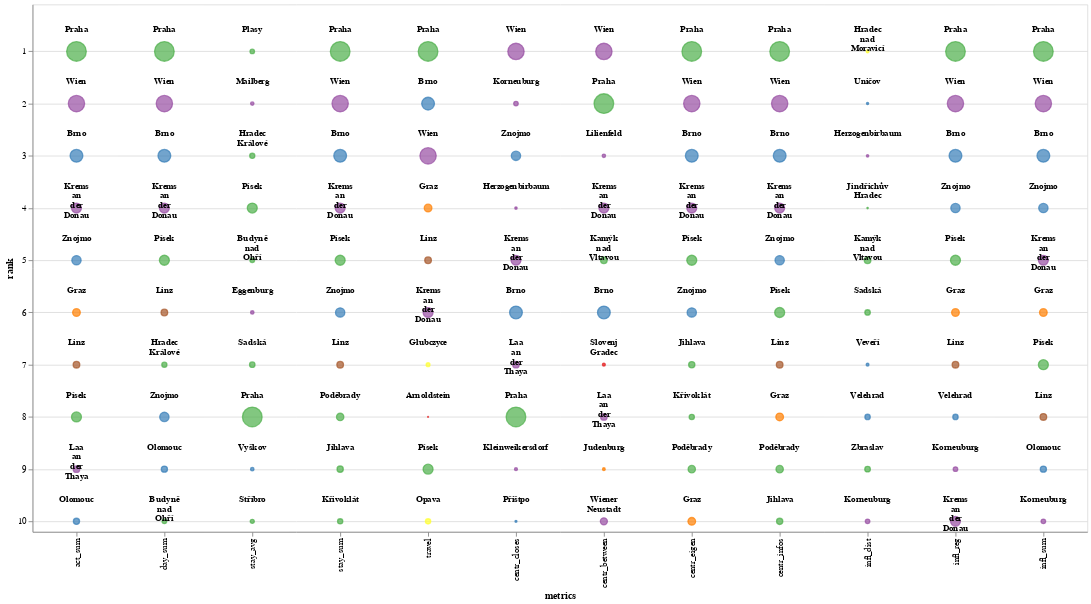

The notebook cell saved with this chart:
### Code cell
alt.renderers.set_embed_options(
    padding={"left": 5, "right": 10, "bottom": 5, "top": 0}
)

imp_places['lines'] = imp_places.apply(
    lambda x: len(x['name'].split(' ')) * 3,
    axis = 1
)
imp_places['csize'] = imp_places.apply(
    lambda x: x['median'] * 500,
    axis = 1
)

rank_chart = alt.Chart(imp_places).transform_window(
    index='count()'
).transform_fold(
    metrics
).properties(
    width=1200,
    height=600
).encode(
    
    #color=alt.Color('rcolor:', legend=None, scale=None),
    x=alt.X(
        'key:N',
        axis=alt.Axis(title='metrics'),
        sort=metrics
    ),
    y=alt.Y(
        'value:Q', 
        scale=alt.Scale(zero=False, domain=[max_rank + 0.2,0.1], nice=False),
        axis=alt.Axis(values=[i for i in range(1, max_rank+1)], tickMinStep=0.1, title='rank', format='.0f'),
    ),
)

lines = rank_chart.mark_line(
    clip=True,
    strokeWidth=.5,
    strokeDash=[5,3]
)

circles = rank_chart.mark_circle(
    clip=True,
    strokeOpacity=1,
    strokeWidth=1.5,
    stroke='grey'
).encode(
    size=alt.Size('csize:N', legend=None, scale=None),
    color=alt.Color('rcolor:Q', legend=None, scale=None),
    stroke=alt.Color('rcolor:N', legend=None, scale=None),
)

labels = rank_chart.mark_text(
    clip=True,
    align='center',
    baseline='bottom',
    lineHeight=11,
    fontSize=10,
    fontWeight='bold',
    fill='black',
    lineBreak=' ',
    color="black",
    dy=-20
).encode(
    y=alt.Y('value:Q'),
    text='name:N',
)

circles + labels

### Figure 1 — Vega-Lite specification as saved in the notebook (floating-point values rounded to 4 significant figures)
{"config": {"view": {"continuousWidth": 400, "continuousHeight": 300}}, "layer": [{"mark": {"type": "circle", "clip": true, "stroke": "grey", "strokeOpacity": 1, "strokeWidth": 1.5}, "encoding": {"color": {"type": "quantitative", "field": "rcolor", "legend": null, "scale": null}, "size": {"type": "nominal", "field": "csize", "legend": null, "scale": null}, "stroke": {"type": "nominal", "field": "rcolor", "legend": null, "scale": null}, "x": {"type": "nominal", "axis": {"title": "metrics"}, "field": "key", "sort": ["act_sum", "day_sum", "stay_avg", "stay_sum", "travel", "centr_closes", "centr_between", "centr_eigen", "centr_infos", "infl_dist", "infl_reg", "infl_sum"]}, "y": {"type": "quantitative", "axis": {"format": ".0f", "tickMinStep": 0.1, "title": "rank", "values": [1, 2, 3, 4, 5, 6, 7, 8, 9, 10]}, "field": "value", "scale": {"domain": [10.2, 0.1], "nice": false, "zero": false}}}, "height": 600, "transform": [{"window": [{"op": "count", "as": "index"}]}, {"fold": ["act_sum", "day_sum", "stay_avg", "stay_sum", "travel", "centr_closes", "centr_between", "centr_eigen", "centr_infos", "infl_dist", "infl_reg", "infl_sum"]}], "width": 1200}, {"mark": {"type": "text", "align": "center", "baseline": "bottom", "clip": true, "color": "black", "dy": -20, "fill": "black", "fontSize": 10, "fontWeight": "bold", "lineBreak": " ", "lineHeight": 11}, "encoding": {"text": {"type": "nominal", "field": "name"}, "x": {"type": "nominal", "axis": {"title": "metrics"}, "field": "key", "sort": ["act_sum", "day_sum", "stay_avg", "stay_sum", "travel", "centr_closes", "centr_between", "centr_eigen", "centr_infos", "infl_dist", "infl_reg", "infl_sum"]}, "y": {"type": "quantitative", "field": "value"}}, "height": 600, "transform": [{"window": [{"op": "count", "as": "index"}]}, {"fold": ["act_sum", "day_sum", "stay_avg", "stay_sum", "travel", "centr_closes", "centr_between", "centr_eigen", "centr_infos", "infl_dist", "infl_reg", "infl_sum"]}], "width": 1200}], "data": {"name": "data-d98cbd1a81116adcf12ec5fe2e13cd73"}, "$schema": "https://vega.github.io/schema/vega-lite/v4.8.1.json", "datasets": {"data-d98cbd1a81116adcf12ec5fe2e13cd73": [{"act_sum": 55, "day_sum": 67, "stay_avg": 67, "stay_sum": 52, "travel": 8, "centr_closes": 83, "centr_between": 62, "centr_eigen": 84, "centr_infos": 83, "infl_dist": 72, "infl_reg": 71, "infl_sum": 72, "name": "Arnoldstein", "region": "Kärnten", "median": 0.001954, "rcolor": "#e41a1c", "lines": 3, "csize": 0.9769}, {"act_sum": 3, "day_sum": 3, "stay_avg": 11, "stay_sum": 3, "travel": 2, "centr_closes": 6, "centr_between": 6, "centr_eigen": 3, "centr_infos": 3, "infl_dist": 34, "infl_reg": 3, "infl_sum": 3, "name": "Brno", "region": "Mähren", "median": 0.4219, "rcolor": "#377eb8", "lines": 3, "csize": 211.0}, {"act_sum": 21, "day_sum": 10, "stay_avg": 5, "stay_sum": 20, "travel": 23, "centr_closes": 30, "centr_between": 29, "centr_eigen": 18, "centr_infos": 22, "infl_dist": 62, "infl_reg": 37, "infl_sum": 33, "name": "Budyně nad Ohří", "region": "Böhmen", "median": 0.05568, "rcolor": "#4daf4a", "lines": 9, "csize": 27.84}, {"act_sum": 65, "day_sum": 27, "stay_avg": 6, "stay_sum": 62, "travel": 44, "centr_closes": 68, "centr_between": 73, "centr_eigen": 40, "centr_infos": 52, "infl_dist": 13, "infl_reg": 40, "infl_sum": 44, "name": "Eggenburg", "region": "Niederösterreich", "median": 0.03114, "rcolor": "#984ea3", "lines": 3, "csize": 15.57}, {"act_sum": 6, "day_sum": 15, "stay_avg": 39, "stay_sum": 13, "travel": 4, "centr_closes": 60, "centr_between": 51, "centr_eigen": 10, "centr_infos": 8, "infl_dist": 43, "infl_reg": 6, "infl_sum": 6, "name": "Graz", "region": "Steiermark", "median": 0.152, "rcolor": "#ff7f00", "lines": 3, "csize": 76.02}, {"act_sum": 33, "day_sum": 20, "stay_avg": 17, "stay_sum": 27, "travel": 7, "centr_closes": 59, "centr_between": 47, "centr_eigen": 36, "centr_infos": 25, "infl_dist": 11, "infl_reg": 43, "infl_sum": 42, "name": "Głubczyce", "region": "Schlesien", "median": 0.03822, "rcolor": "#ffff33", "lines": 3, "csize": 19.11}, {"act_sum": 70, "day_sum": 65, "stay_avg": 61, "stay_sum": 67, "travel": 72, "centr_closes": 4, "centr_between": 63, "centr_eigen": 44, "centr_infos": 42, "infl_dist": 3, "infl_reg": 63, "infl_sum": 63, "name": "Herzogenbirbaum", "region": "Niederösterreich", "median": 0.01494, "rcolor": "#984ea3", "lines": 3, "csize": 7.468}, {"act_sum": 22, "day_sum": 7, "stay_avg": 3, "stay_sum": 21, "travel": 13, "centr_closes": 50, "centr_between": 37, "centr_eigen": 24, "centr_infos": 21, "infl_dist": 48, "infl_reg": 25, "infl_sum": 19, "name": "Hradec Králové", "region": "Böhmen", "median": 0.06793, "rcolor": "#4daf4a", "lines": 6, "csize": 33.97}, {"act_sum": 27, "day_sum": 41, "stay_avg": 46, "stay_sum": 35, "travel": 26, "centr_closes": 54, "centr_between": 68, "centr_eigen": 66, "centr_infos": 61, "infl_dist": 1, "infl_reg": 64, "infl_sum": 37, "name": "Hradec nad Moravicí", "region": "Schlesien", "median": 0.01943, "rcolor": "#ffff33", "lines": 9, "csize": 9.714}, {"act_sum": 18, "day_sum": 17, "stay_avg": 48, "stay_sum": 9, "travel": 33, "centr_closes": 18, "centr_between": 80, "centr_eigen": 7, "centr_infos": 10, "infl_dist": 26, "infl_reg": 14, "infl_sum": 18, "name": "Jihlava", "region": "Böhmen", "median": 0.1004, "rcolor": "#4daf4a", "lines": 3, "csize": 50.22}, {"act_sum": 73, "day_sum": 59, "stay_avg": 57, "stay_sum": 69, "travel": 68, "centr_closes": 49, "centr_between": 67, "centr_eigen": 58, "centr_infos": 45, "infl_dist": 4, "infl_reg": 78, "infl_sum": 57, "name": "Jindřichův Hradec", "region": "Böhmen", "median": 0.004992, "rcolor": "#4daf4a", "lines": 6, "csize": 2.496}, {"act_sum": 25, "day_sum": 77, "stay_avg": 77, "stay_sum": 71, "travel": 74, "centr_closes": 76, "centr_between": 9, "centr_eigen": 74, "centr_infos": 72, "infl_dist": 18, "infl_reg": 35, "infl_sum": 31, "name": "Judenburg", "region": "Steiermark", "median": 0.01886, "rcolor": "#ff7f00", "lines": 3, "csize": 9.431}, {"act_sum": 30, "day_sum": 33, "stay_avg": 38, "stay_sum": 25, "travel": 59, "centr_closes": 21, "centr_between": 5, "centr_eigen": 23, "centr_infos": 26, "infl_dist": 5, "infl_reg": 13, "infl_sum": 21, "name": "Kamýk nad Vltavou", "region": "Böhmen", "median": 0.1125, "rcolor": "#4daf4a", "lines": 9, "csize": 56.27}, {"act_sum": 74, "day_sum": 69, "stay_avg": 69, "stay_sum": 73, "travel": 75, "centr_closes": 9, "centr_between": 55, "centr_eigen": 39, "centr_infos": 41, "infl_dist": 40, "infl_reg": 34, "infl_sum": 52, "name": "Kleinweikersdorf", "region": "Niederösterreich", "median": 0.02226, "rcolor": "#984ea3", "lines": 3, "csize": 11.13}, {"act_sum": 13, "day_sum": 38, "stay_avg": 44, "stay_sum": 24, "travel": 51, "centr_closes": 2, "centr_between": 32, "centr_eigen": 38, "centr_infos": 34, "infl_dist": 10, "infl_reg": 9, "infl_sum": 10, "name": "Korneuburg", "region": "Niederösterreich", "median": 0.05399, "rcolor": "#984ea3", "lines": 3, "csize": 26.99}, {"act_sum": 4, "day_sum": 4, "stay_avg": 18, "stay_sum": 4, "travel": 6, "centr_closes": 5, "centr_between": 4, "centr_eigen": 4, "centr_infos": 4, "infl_dist": 28, "infl_reg": 10, "infl_sum": 5, "name": "Krems an der Donau", "region": "Niederösterreich", "median": 0.2526, "rcolor": "#984ea3", "lines": 12, "csize": 126.3}, {"act_sum": 16, "day_sum": 24, "stay_avg": 52, "stay_sum": 10, "travel": 42, "centr_closes": 36, "centr_between": 43, "centr_eigen": 8, "centr_infos": 13, "infl_dist": 52, "infl_reg": 11, "infl_sum": 12, "name": "Křivoklát", "region": "Böhmen", "median": 0.07041, "rcolor": "#4daf4a", "lines": 3, "csize": 35.21}, {"act_sum": 9, "day_sum": 19, "stay_avg": 42, "stay_sum": 14, "travel": 43, "centr_closes": 7, "centr_between": 8, "centr_eigen": 19, "centr_infos": 17, "infl_dist": 36, "infl_reg": 17, "infl_sum": 20, "name": "Laa an der Thaya", "region": "Niederösterreich", "median": 0.1078, "rcolor": "#984ea3", "lines": 12, "csize": 53.9}, {"act_sum": 23, "day_sum": 26, "stay_avg": 41, "stay_sum": 17, "travel": 30, "centr_closes": 23, "centr_between": 3, "centr_eigen": 46, "centr_infos": 24, "infl_dist": 70, "infl_reg": 66, "infl_sum": 69, "name": "Lilienfeld", "region": "Niederösterreich", "median": 0.03006, "rcolor": "#984ea3", "lines": 3, "csize": 15.03}, {"act_sum": 7, "day_sum": 6, "stay_avg": 19, "stay_sum": 7, "travel": 5, "centr_closes": 40, "centr_between": 22, "centr_eigen": 14, "centr_infos": 7, "infl_dist": 54, "infl_reg": 7, "infl_sum": 8, "name": "Linz", "region": "Oberösterreich", "median": 0.1139, "rcolor": "#a65628", "lines": 3, "csize": 56.93}, {"act_sum": 78, "day_sum": 21, "stay_avg": 2, "stay_sum": 78, "travel": 37, "centr_closes": 26, "centr_between": 42, "centr_eigen": 59, "centr_infos": 46, "infl_dist": 79, "infl_reg": 77, "infl_sum": 79, "name": "Mailberg", "region": "Niederösterreich", "median": 0.02959, "rcolor": "#984ea3", "lines": 3, "csize": 14.79}, {"act_sum": 10, "day_sum": 9, "stay_avg": 13, "stay_sum": 12, "travel": 11, "centr_closes": 25, "centr_between": 56, "centr_eigen": 11, "centr_infos": 11, "infl_dist": 53, "infl_reg": 16, "infl_sum": 9, "name": "Olomouc", "region": "Mähren", "median": 0.09828, "rcolor": "#377eb8", "lines": 3, "csize": 49.14}, {"act_sum": 17, "day_sum": 23, "stay_avg": 45, "stay_sum": 15, "travel": 10, "centr_closes": 52, "centr_between": 11, "centr_eigen": 17, "centr_infos": 15, "infl_dist": 60, "infl_reg": 42, "infl_sum": 24, "name": "Opava", "region": "Schlesien", "median": 0.07146, "rcolor": "#ffff33", "lines": 3, "csize": 35.73}, {"act_sum": 24, "day_sum": 12, "stay_avg": 1, "stay_sum": 23, "travel": 18, "centr_closes": 53, "centr_between": 38, "centr_eigen": 34, "centr_infos": 31, "infl_dist": 55, "infl_reg": 19, "infl_sum": 14, "name": "Plasy", "region": "Böhmen", "median": 0.05255, "rcolor": "#4daf4a", "lines": 3, "csize": 26.27}, {"act_sum": 11, "day_sum": 13, "stay_avg": 36, "stay_sum": 8, "travel": 28, "centr_closes": 17, "centr_between": 17, "centr_eigen": 9, "centr_infos": 9, "infl_dist": 24, "infl_reg": 12, "infl_sum": 13, "name": "Poděbrady", "region": "Böhmen", "median": 0.1395, "rcolor": "#4daf4a", "lines": 3, "csize": 69.74}, {"act_sum": 1, "day_sum": 1, "stay_avg": 8, "stay_sum": 1, "travel": 1, "centr_closes": 8, "centr_between": 2, "centr_eigen": 1, "centr_infos": 1, "infl_dist": 25, "infl_reg": 1, "infl_sum": 1, "name": "Praha", "region": "Böhmen", "median": 1.0, "rcolor": "#4daf4a", "lines": 3, "csize": 500.0}, {"act_sum": 8, "day_sum": 5, "stay_avg": 4, "stay_sum": 5, "travel": 9, "centr_closes": 24, "centr_between": 45, "centr_eigen": 5, "centr_infos": 6, "infl_dist": 27, "infl_reg": 5, "infl_sum": 7, "name": "Písek", "region": "Böhmen", "median": 0.2579, "rcolor": "#4daf4a", "lines": 3, "csize": 128.9}, {"act_sum": 42, "day_sum": 52, "stay_avg": 47, "stay_sum": 37, "travel": 61, "centr_closes": 10, "centr_between": 61, "centr_eigen": 60, "centr_infos": 47, "infl_dist": 57, "infl_reg": 48, "infl_sum": 67, "name": "Přištpo", "region": "Mähren", "median": 0.01115, "rcolor": "#377eb8", "lines": 3, "csize": 5.573}, {"act_sum": 29, "day_sum": 11, "stay_avg": 7, "stay_sum": 22, "travel": 25, "centr_closes": 19, "centr_between": 59, "centr_eigen": 12, "centr_infos": 18, "infl_dist": 6, "infl_reg": 23, "infl_sum": 34, "name": "Sadská", "region": "Böhmen", "median": 0.07745, "rcolor": "#4daf4a", "lines": 3, "csize": 38.72}, {"act_sum": 37, "day_sum": 75, "stay_avg": 75, "stay_sum": 40, "travel": 38, "centr_closes": 66, "centr_between": 7, "centr_eigen": 56, "centr_infos": 66, "infl_dist": 44, "infl_reg": 52, "infl_sum": 41, "name": "Slovenj Gradec", "region": "Kärnten", "median": 0.02179, "rcolor": "#e41a1c", "lines": 6, "csize": 10.9}, {"act_sum": 47, "day_sum": 32, "stay_avg": 10, "stay_sum": 46, "travel": 29, "centr_closes": 64, "centr_between": 27, "centr_eigen": 67, "centr_infos": 75, "infl_dist": 45, "infl_reg": 49, "infl_sum": 65, "name": "Stříbro", "region": "Böhmen", "median": 0.043, "rcolor": "#4daf4a", "lines": 3, "csize": 21.5}, {"act_sum": 51, "day_sum": 60, "stay_avg": 59, "stay_sum": 51, "travel": 62, "centr_closes": 58, "centr_between": 58, "centr_eigen": 47, "centr_infos": 59, "infl_dist": 2, "infl_reg": 73, "infl_sum": 70, "name": "Uničov", "region": "Mähren", "median": 0.01264, "rcolor": "#377eb8", "lines": 3, "csize": 6.322}, {"act_sum": 39, "day_sum": 30, "stay_avg": 35, "stay_sum": 26, "travel": 32, "centr_closes": 39, "centr_between": 23, "centr_eigen": 28, "centr_infos": 36, "infl_dist": 8, "infl_reg": 8, "infl_sum": 11, "name": "Velehrad", "region": "Mähren", "median": 0.0744, "rcolor": "#377eb8", "lines": 3, "csize": 37.2}, {"act_sum": 52, "day_sum": 45, "stay_avg": 32, "stay_sum": 41, "travel": 53, "centr_closes": 31, "centr_between": 81, "centr_eigen": 51, "centr_infos": 48, "infl_dist": 7, "infl_reg": 33, "infl_sum": 29, "name": "Veveří", "region": "Mähren", "median": 0.02075, "rcolor": "#377eb8", "lines": 3, "csize": 10.37}, {"act_sum": 36, "day_sum": 29, "stay_avg": 9, "stay_sum": 42, "travel": 41, "centr_closes": 72, "centr_between": 76, "centr_eigen": 62, "centr_infos": 53, "infl_dist": 19, "infl_reg": 27, "infl_sum": 27, "name": "Vyškov", "region": "Mähren", "median": 0.03053, "rcolor": "#377eb8", "lines": 3, "csize": 15.26}, {"act_sum": 2, "day_sum": 2, "stay_avg": 26, "stay_sum": 2, "travel": 3, "centr_closes": 1, "centr_between": 1, "centr_eigen": 2, "centr_infos": 2, "infl_dist": 29, "infl_reg": 2, "infl_sum": 2, "name": "Wien", "region": "Niederösterreich", "median": 0.6891, "rcolor": "#984ea3", "lines": 3, "csize": 344.6}, {"act_sum": 12, "day_sum": 14, "stay_avg": 28, "stay_sum": 11, "travel": 16, "centr_closes": 28, "centr_between": 10, "centr_eigen": 20, "centr_infos": 12, "infl_dist": 39, "infl_reg": 15, "infl_sum": 16, "name": "Wiener Neustadt", "region": "Niederösterreich", "median": 0.129, "rcolor": "#984ea3", "lines": 6, "csize": 64.48}, {"act_sum": 28, "day_sum": 18, "stay_avg": 29, "stay_sum": 19, "travel": 45, "centr_closes": 12, "centr_between": 21, "centr_eigen": 21, "centr_infos": 19, "infl_dist": 9, "infl_reg": 21, "infl_sum": 25, "name": "Zbraslav", "region": "Böhmen", "median": 0.08156, "rcolor": "#4daf4a", "lines": 3, "csize": 40.78}, {"act_sum": 5, "day_sum": 8, "stay_avg": 37, "stay_sum": 6, "travel": 22, "centr_closes": 3, "centr_between": 12, "centr_eigen": 6, "centr_infos": 5, "infl_dist": 15, "infl_reg": 4, "infl_sum": 4, "name": "Znojmo", "region": "Mähren", "median": 0.2252, "rcolor": "#377eb8", "lines": 3, "csize": 112.6}]}}
